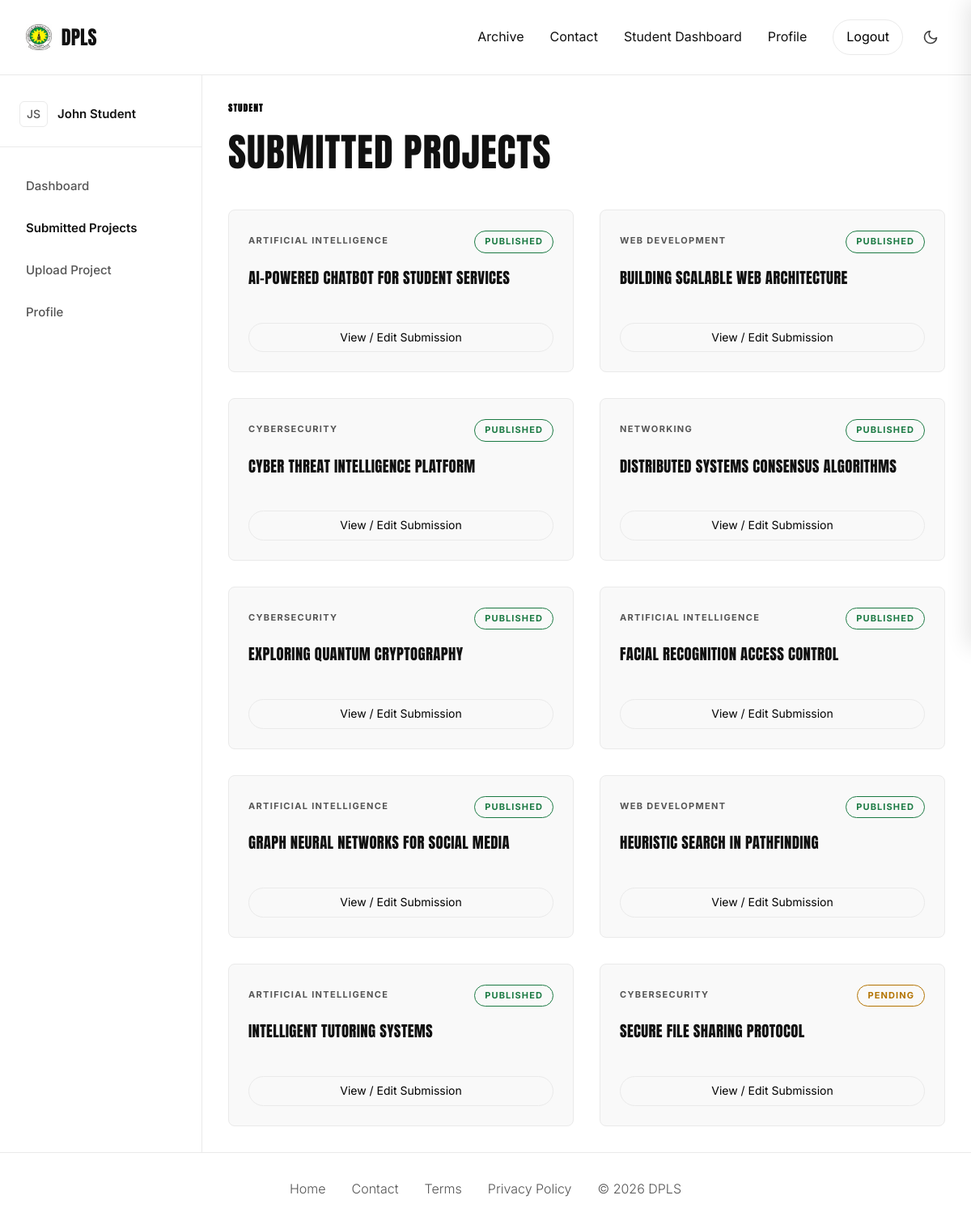
Page /student/projects.php (signed in) on the committed database.
### tables this page shows
CREATE TABLE IF NOT EXISTS projects (
    id INT AUTO_INCREMENT PRIMARY KEY,
    title VARCHAR(255) NOT NULL,
    abstract TEXT NOT NULL,
    student_id INT,
    supervisor_id INT,
    category_id INT,
    supervisor_status ENUM('pending', 'approved', 'rejected') DEFAULT 'pending',
    supervisor_note TEXT,
    admin_status ENUM('pending', 'published', 'rejected') DEFAULT 'pending',
    year INT NOT NULL,
    language VARCHAR(100),
    created_at TIMESTAMP DEFAULT CURRENT_TIMESTAMP,
    FOREIGN KEY (student_id) REFERENCES users(id) ON DELETE SET NULL,
    FOREIGN KEY (supervisor_id) REFERENCES users(id) ON DELETE SET NULL,
    FOREIGN KEY (category_id) REFERENCES categories(id) ON DELETE SET NULL,
    FULLTEXT(title, abstract)
);

CREATE TABLE IF NOT EXISTS categories (
    id INT AUTO_INCREMENT PRIMARY KEY,
    name VARCHAR(255) UNIQUE NOT NULL,
    created_at TIMESTAMP DEFAULT CURRENT_TIMESTAMP
);

### helpers/utils.php (called while the page is built, shortened)
<?php
function h($string) {
    return htmlspecialchars($string ?? '', ENT_QUOTES, 'UTF-8');
}

### student/projects.php (the view, shortened to what this page needs)
<?php
global $pdo;
$stmt = $pdo->prepare("
    SELECT p.id, p.title, p.supervisor_status, p.admin_status, c.name as category_name
    FROM projects p
    LEFT JOIN categories c ON p.category_id = c.id
    WHERE p.student_id = ?
    ORDER BY p.created_at DESC
");
$stmt->execute([$_SESSION['user_id']]);
$projects = $stmt->fetchAll();
require_once __DIR__ . '/../components/header.php';
?>
<div class="mb-4">
    <h3 class="eyebrow mb-1" style="color: var(--accent);">STUDENT</h3>
    <h1 style="font-size: 48px; margin-bottom: 24px;">SUBMITTED PROJECTS</h1>
</div>
<?php if (empty($projects)): ?>
    <?= render_empty_state("No Projects Yet", "You haven't uploaded any projects. Click 'Upload Project' to get started.") ?>
<?php else: ?>
    <div class="grid-auto-fit">
        <?php foreach ($projects as $project): ?>
            <div class="card flex-column">
                <div class="flex-between">
                    <span class="micro-label"><?= h($project['category_name']) ?></span>
                    <div>
                        <?php if ($project['admin_status'] === 'published'): ?>
                            <span class="badge published">PUBLISHED</span>
                        <?php elseif ($project['admin_status'] === 'rejected' || $project['supervisor_status'] === 'rejected'): ?>
                            <span class="badge rejected">REJECTED</span>
                        <?php elseif ($project['supervisor_status'] === 'approved'): ?>
                            <span class="badge approved">APPROVED</span>
                        <?php else: ?>
                            <span class="badge pending">PENDING</span>
                        <?php endif; ?>
                    </div>
                </div>
                <h3 class="mb-3"><?= h($project['title']) ?></h3>
                <div style="margin-top: auto;">
                    <a href="project.php?id=<?= $project['id'] ?>" class="btn btn-outline" style="padding: 6px 12px; font-size: 14px; width: 100%; display: block; text-align: center;">View / Edit Submission</a>
                </div>
            </div>
        <?php endforeach; ?>
    </div>
<?php endif; ?>
<?php require_once __DIR__ . '/../components/footer.php'; ?>

### assets/css/index.css (style rules this page uses)
:root { --bg: #ffffff; --text-primary: #111111; --text-secondary: #555555; --line: #eaeaea; --panel: #f9f9f9; --accent: #000000; --accent-hover: #333333; --success: #1b7a43; --danger: #d93025; --warning: #b37300; }
* { box-sizing: border-box; margin: 0; padding: 0; font-family: 'Inter', sans-serif; box-shadow: none !important; }
body { background-color: var(--bg); color: var(--text-primary); min-height: 100vh; display: flex; flex-direction: column; }
h1, h2, h3, h4, h5, h6 { font-family: 'Anton', sans-serif; font-weight: 400; text-transform: uppercase; letter-spacing: 0.02em; margin-bottom: 16px; }
p, li, span, div { font-weight: 400; line-height: 1.6; }
.eyebrow, .micro-label { font-size: 11px; font-weight: 700; text-transform: uppercase; letter-spacing: 0.12em; color: var(--text-secondary); }
a { text-decoration: none; color: inherit; transition: color 0.2s ease; }
.panel, .card { background: var(--panel); border-radius: 8px; border: 1px solid var(--line); padding: 24px; }
.grid-auto-fit { display: grid; grid-template-columns: repeat(auto-fit, minmax(300px, 1fr)); gap: 32px; }
button, .btn { display: inline-block; padding: 14px 32px; border-radius: 9999px; border: 1px solid var(--accent); background: var(--accent); color: var(--bg); font-family: 'Inter', sans-serif; font-weight: 400; text-align: center; white-space: nowrap; cursor: pointer; outline: none; transition: all 0.2s ease; }
.btn-outline { background: transparent; color: var(--accent); border: 1px solid var(--line); }
.badge { display: inline-block; padding: 4px 12px; border-radius: 9999px; font-size: 11px; font-weight: 700; text-transform: uppercase; letter-spacing: 0.1em; border: 1px solid var(--line); }
.badge.pending { color: var(--warning); border-color: var(--warning); }
.badge.approved, .badge.published { color: var(--success); border-color: var(--success); }
.mb-1 { margin-bottom: 8px; }
.mb-3 { margin-bottom: 24px; }
.mb-4 { margin-bottom: 32px; }
.flex-between { display: flex; justify-content: space-between; align-items: center; }
.flex-column { display: flex; flex-direction: column; gap: 16px; }

### rows in the picture
projects: category.name "ARTIFICIAL INTELLIGENCE", admin_status "PUBLISHED", title "AI-POWERED CHATBOT FOR STUDENT SERVICES", $project['id'] 1 (drawn)
projects: category.name "WEB DEVELOPMENT", admin_status "PUBLISHED", title "BUILDING SCALABLE WEB ARCHITECTURE"
projects: category.name "CYBERSECURITY", admin_status "PUBLISHED", title "CYBER THREAT INTELLIGENCE PLATFORM"
projects: category.name "NETWORKING", admin_status "PUBLISHED", title "DISTRIBUTED SYSTEMS CONSENSUS ALGORITHMS"
projects: category.name "CYBERSECURITY", admin_status "PUBLISHED", title "EXPLORING QUANTUM CRYPTOGRAPHY"
projects: category.name "ARTIFICIAL INTELLIGENCE", admin_status "PUBLISHED", title "FACIAL RECOGNITION ACCESS CONTROL"
projects: category.name "ARTIFICIAL INTELLIGENCE", admin_status "PUBLISHED", title "GRAPH NEURAL NETWORKS FOR SOCIAL MEDIA"
projects: category.name "WEB DEVELOPMENT", admin_status "PUBLISHED", title "HEURISTIC SEARCH IN PATHFINDING"
projects: category.name "ARTIFICIAL INTELLIGENCE", admin_status "PUBLISHED", title "INTELLIGENT TUTORING SYSTEMS"
projects: category.name "CYBERSECURITY", admin_status "PENDING", title "SECURE FILE SHARING PROTOCOL", $project['id'] 10 (drawn)

### other values in the picture
$initials "JS"
$name "John Student"
$label "Dashboard Submitted Projects Upload Project Profile"
